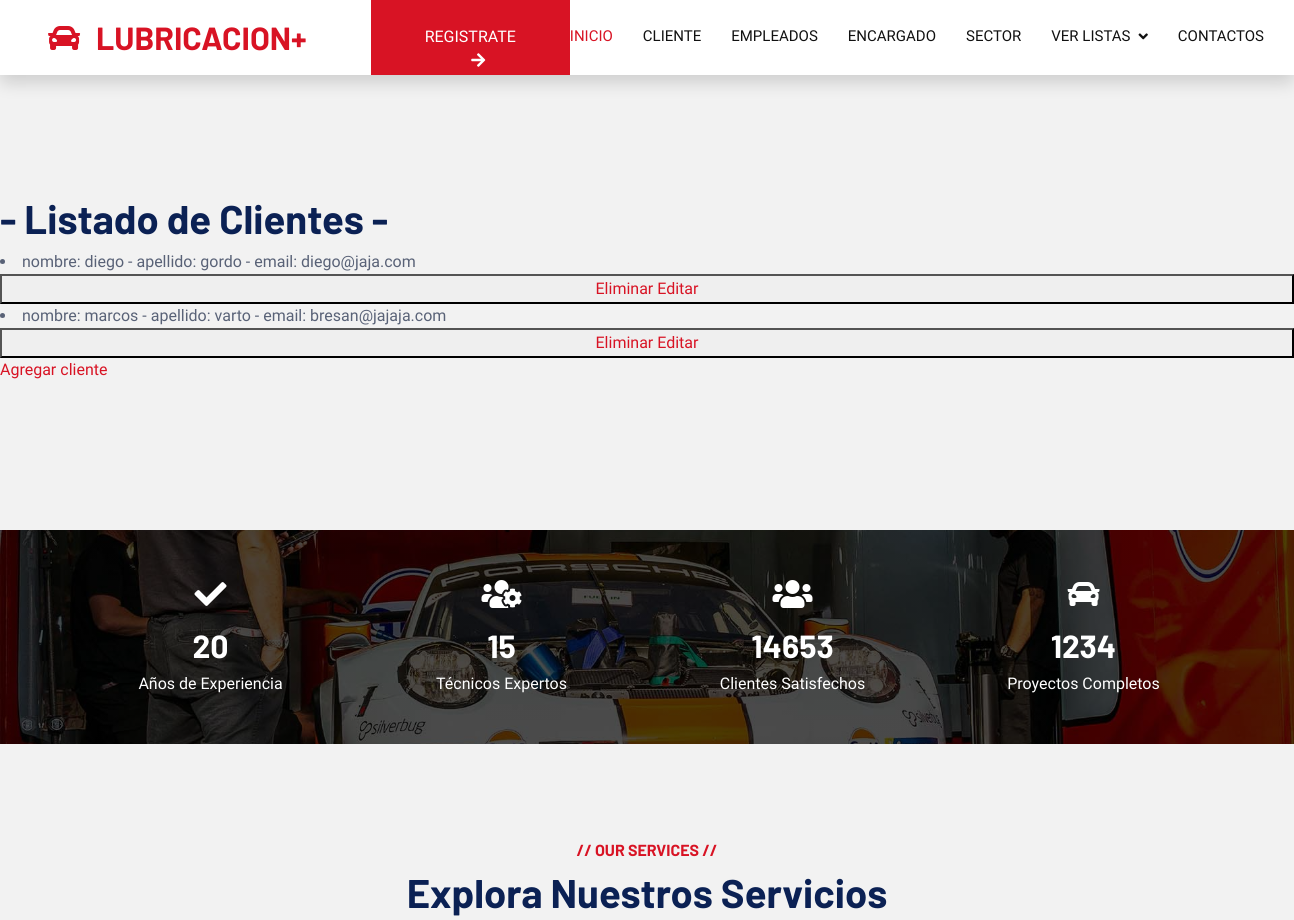
Page /AppFinal/verClientes (upper part) on the earlier database version.
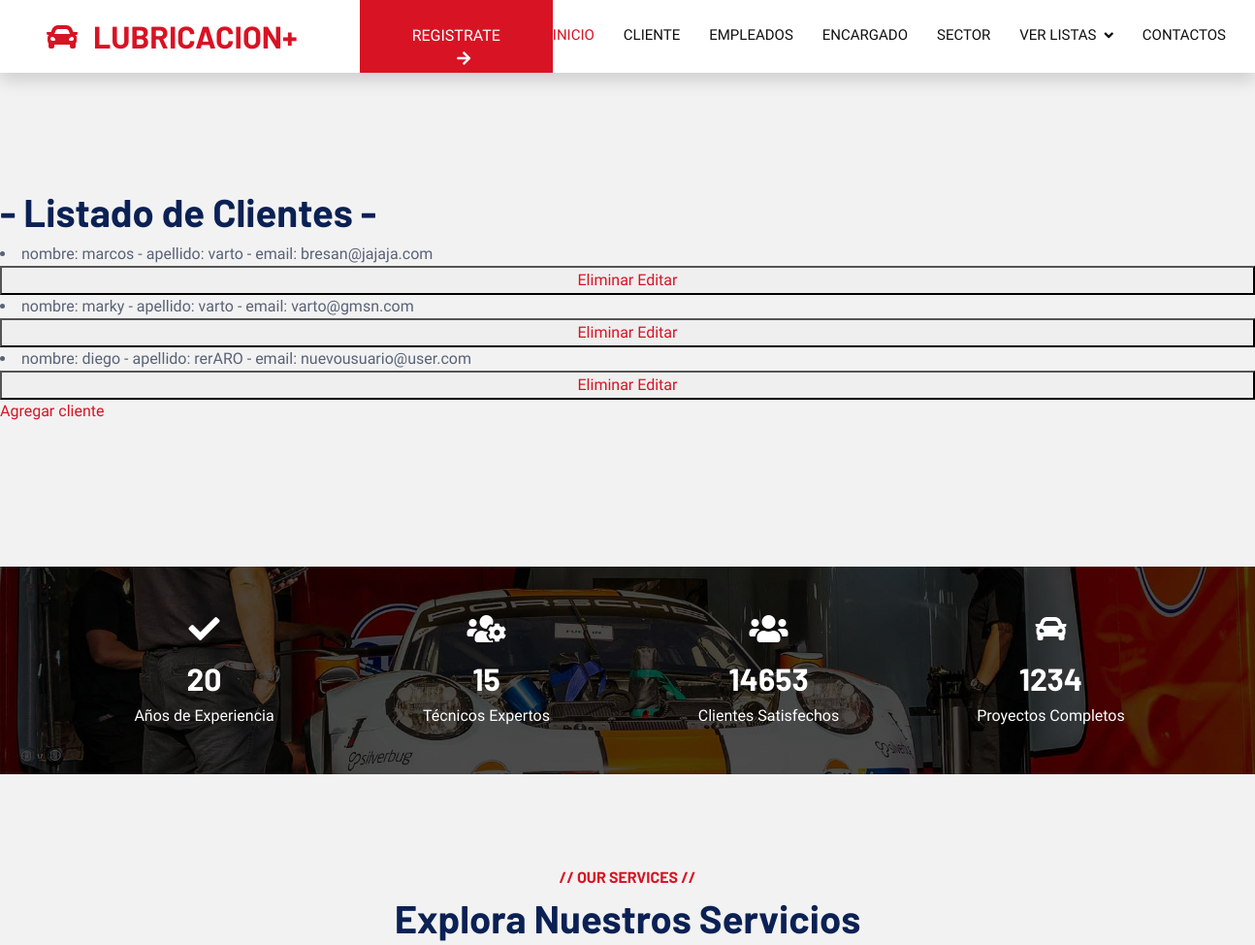
Same page on the later database version.
### AppFinal/models.py (models this page shows)
class Cliente(models.Model):
    nombre_cliente = models.CharField(max_length=30)
    apellido_cliente = models.CharField(max_length=30)
    email = models.EmailField()
    def __str__(self):
        return f"nombre: {self.nombre_cliente} - apellido: {self.apellido_cliente} - email: {self.email}"

### AppFinal/views.py (the view)
# urls.py: path('verClientes', views.verClientes, name= 'verClientes'),
def verClientes(request):
    cliente = Cliente.objects.all()
    contexto= {"cliente":cliente}
    return render(request, "AppFinal/verClientes.html", contexto)

### AppFinal/templates/AppFinal/verClientes.html
{% extends "AppFinal/padre.html" %}
{% load static %}
{% block contenidoQueCambia %}
<h1> - Listado de Clientes -</h1>
<body>
    {% for c in cliente %}
    <li>{{c}}</li>
        <button>
        <a href="{% url 'eliminarCliente' c.nombre_cliente %}">Eliminar</a>
        <a href="{% url 'editarCliente' c.nombre_cliente %}">Editar</a>
        </button>
    {% endfor %}
     <br>
    <a href="cliente">Agregar cliente</a>
</body>
</html>
{% endblock %}

Differences in the rows shown:
removed Cliente: nombre_cliente+apellido_cliente+email "nombre: diego - apellido: gordo - email: diego@jaja.com"
added Cliente: nombre_cliente+apellido_cliente+email "nombre: marky - apellido: varto - email: varto@gmsn.com"
added Cliente: nombre_cliente+apellido_cliente+email "nombre: diego - apellido: rerARO - email: nuevousuario@user.com"
